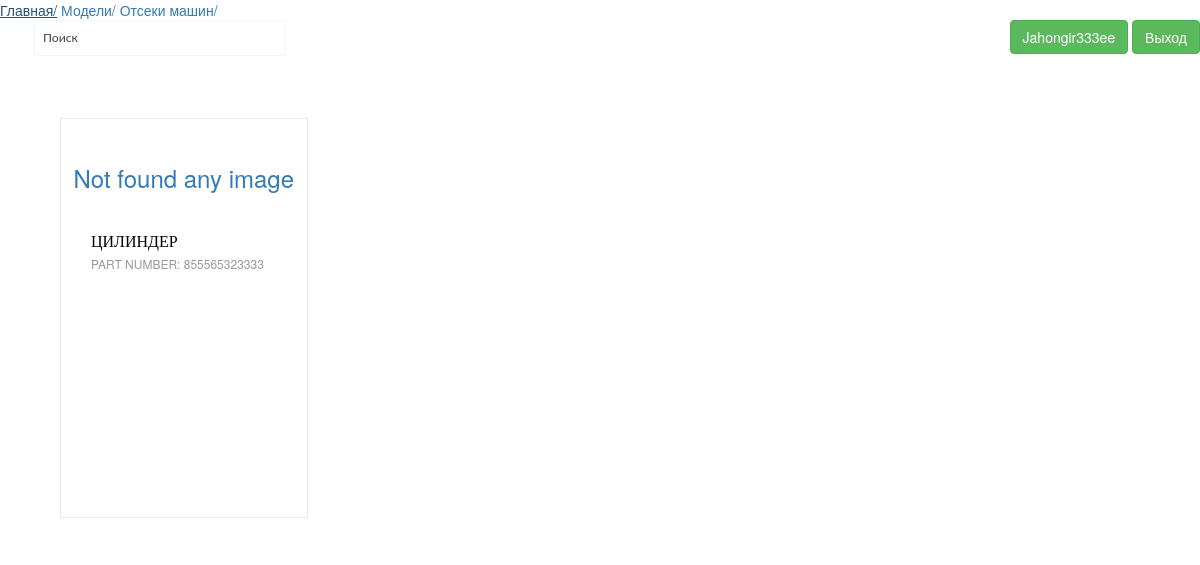
The app's page /truks/Brands/isuzu-fvr33g/Compartments/1/Details (signed in) with its own data.
### main/models.py (models this page shows, shortened)
class Details(models.Model):
    name = models.CharField(max_length=200, unique=True, verbose_name='Названия деталя')
    slug = models.SlugField(max_length=200, unique=True, verbose_name='Идентификатор')
    identifier = models.CharField(max_length=200, verbose_name='Номер детали')
    price = models.CharField(max_length=200, verbose_name='Цена')
    brand = models.ForeignKey(Brands, models.CASCADE, verbose_name='Модель машины')
    compartment = models.ForeignKey(CarCompartments, models.CASCADE, verbose_name='Отсек машины')
    img = models.ImageField(upload_to='Details', null=True, blank=True, verbose_name='Фото деталя')
    imgDetails = models.ImageField(upload_to='DetailsDescriptions', null=True,
                                   blank=True, verbose_name='Фото подробного описания деталя')
    date_create = models.DateField(auto_now_add=True, blank=True, null=True, verbose_name='Дата создания')
    date_update = models.DateTimeField(auto_now=True, blank=True, null=True, verbose_name='Дата изменения')
    class Meta:
        verbose_name = 'Деталь'
        verbose_name_plural = 'Детали'

### main/views.py (the view)
# urls.py: path('<slug:car_slug>/Brands/<slug:brand_slug>/Compartments/<int:compartment_id>/Details', views.details, name='details'),
def details(request, car_slug, brand_slug, compartment_id):
    if request.user.is_authenticated:
        templates = 'main/details.html'
        car = get_object_or_404(Cars, slug=car_slug)
        brand = get_object_or_404(Brands, slug=brand_slug)
        compartment = get_object_or_404(CarCompartments, id=compartment_id)
        details = Details.objects.all().filter(compartment__id=compartment_id, brand__slug=brand_slug)
        context = {
            'car': car,
            'brand': brand,
            'compartment': compartment,
            'details': details,
        }
        return render(request, templates, context)
    else:
        return redirect('login')

### main/templates/main/details.html (shortened to what this page needs)
{% extends 'wrapper.html' %}
{% block content %}
<a href="{% url 'home' %}" class="breadcrumb_link">Главная/</a>
<a href="{% url 'brands' car.slug %}" class="breadcrumb_link">Модели/</a>
<a href="{% url 'compartments' car.slug brand.slug %}" class="breadcrumb_link">Отсеки машин/</a>
   <div align="right">
	      <a href="{% url 'profile' %}" >
			  {% if user.first_name %}
            	<button class="btn btn-success">{{user.first_name}}</button>
			  {% else %}
            	<button class="btn btn-success">Информация о пользователе</button>
			  {% endif %}
          </a>
        <a href="{% url 'logout' %}" >
            <button class="btn btn-success">Выход</button>
        </a>
	   		 	<div class="col-md-3 header-right">
					<div class="search-bar" align="right">
						<form action="{% url 'search' %}" method="GET">
						<input  name="detail" type="text" value="Поиск" onfocus="this.value = '';"
							onblur="if (this.value == '') {this.value = 'Search';}">
						<input type="submit" value="" >
						</form>
					</div>
				</div>
    					<div class="clearfix"> </div>
   </div>
{% if details %}
 <div class="product">
		<div class="container">
			<div class="product-top">
				<div class="product-one">
					{% for detail in details %}
					<div class="col-md-3 product-left">
						<div class="product-main simpleCart_shelfItem">
							<a href="{% url 'detailInfo' car.slug brand.slug compartment.id detail.slug %}" class="mask">
								{% if detail.img %}
								<img class="img-responsive zoom-img"
									src="{{ detail.img.url }}" alt="" />
								{% else %}
								<H3>Not found any image</H3>
								{% endif %}
							</a>
							<div class="product-bottom">
								<h3>{{detail.name}}</h3>
								<p>Part number: {{detail.identifier}}</p>
							</div>
						</div>
					</div>
					{% endfor %}
				</div>
			</div>
		</div>
 </div>
{% else %}
<h1 align="center"> NOT FOUND ANY DETAILS! </h1>
{% endif %}
{% endblock %}

### main/static/css/style.css (style rules this page uses)
body { background:#fff; font-family: 'Lato-Regular'; }
body a { transition: 0.5s all; -webkit-transition: 0.5s all; -o-transition: 0.5s all; -moz-transition: 0.5s all; -ms-transition: 0.5s all; }
.search-bar input[type="text"] { width: 100%; padding: 8px 45px 8px 8px; border: 1px solid #F5F5F5; background: none; outline: none; -webkit-appearance: none; color: rgba(0, 0, 0, 0.74); font-size: 0.875em; font-family: 'Lato', sans-serif; position: relative; }
.search-bar input[type="submit"] { background: url(../images/search.png)no-repeat 0px 0px; outline: none; -webkit-appearance: none; border: 0; display: inline-block; vertical-align: -webkit-baseline-middle; position: absolute; width: 18px; height: 18px; top: 9px; right: 10%; }
.search-bar { width: 93%; float: right; }
.product-left { text-align: center; }
.product-main { padding: 1em 0px 2.7em 0px; border:1px solid #ECEAEA; height: 360px; margin: 20px 0 20px 0; }
.product { padding: 3em 0px 6em 0px; }
.product-bottom h3 { font-size: 16px; color: #000; margin: 0; text-transform: uppercase; font-family: 'BreeSerif-Regular'; }
.product-bottom { text-align: left; margin-top: 20px; padding-left: 30px; }
.product-bottom p { font-size: 12px; color: #999; margin: 5px 0 0 0; text-transform: uppercase; }
a.mask { text-decoration: none; overflow: hidden; display: block; padding: 12px 0px; }
@media (max-width:1280px) { .product { padding: 3em 0px 5em 0px; } }
@media (max-width:1280px) { .product-main { height: 400px; } }

### records on screen
Details: img "Not found any image", name "ЦИЛИНДЕР", identifier "855565323333"

### other values on screen
{{ user.first_name }} "Jahongir333ee"
